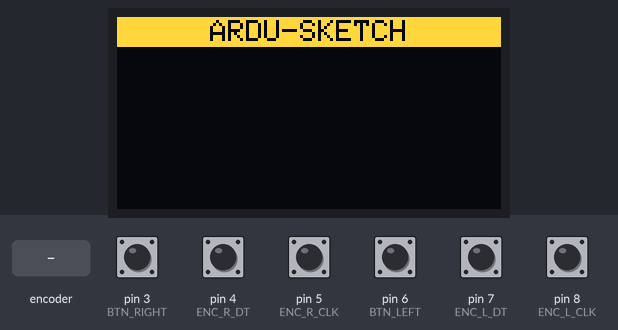
A sketch run on a simulated Arduino Uno, built with avr-gcc and run on an emulated ATmega328P. Shown: 128×64 one-colour display. The test bench sets the inputs (shaded band); at power-on: pin 3 (BTN_RIGHT), pin 4 (ENC_R_DT), pin 5 (ENC_R_CLK), pin 6 (BTN_LEFT), pin 7 (ENC_L_DT), pin 8 (ENC_L_CLK) HIGH. The OLED is the two-colour kind (top 16 rows yellow).

Above: at 1.2 s.
1.3 s: pin 6 (BTN_LEFT) pulled LOW for 0.15 s
At 2.2 s:
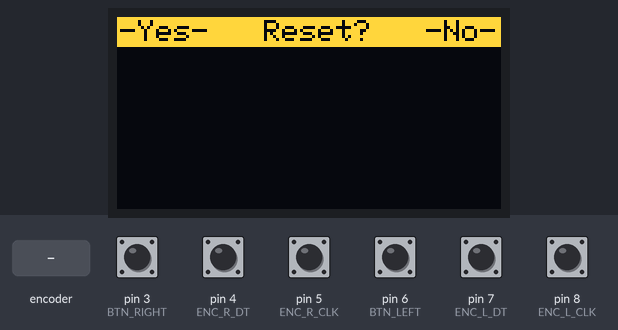
2.9 s: pin 3 (BTN_RIGHT) pulled LOW for 0.15 s
At 3.4 s:
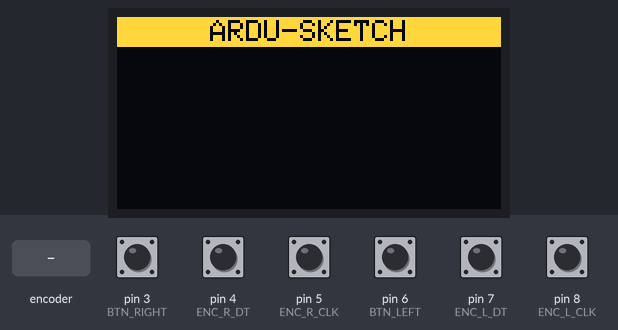
4.5 s: rotary encoder on pin 5 (ENC_R_CLK) / pin 4 (ENC_R_DT) turned 3 steps (first pin leading)
At 6.1 s:
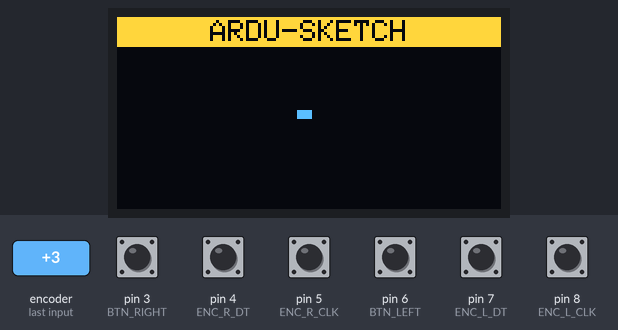
6.6 s: pin 8 (ENC_L_CLK) pulled LOW for 0.15 s
8.2 s: pin 6 (BTN_LEFT) pulled LOW for 1 s
At 8.7 s:
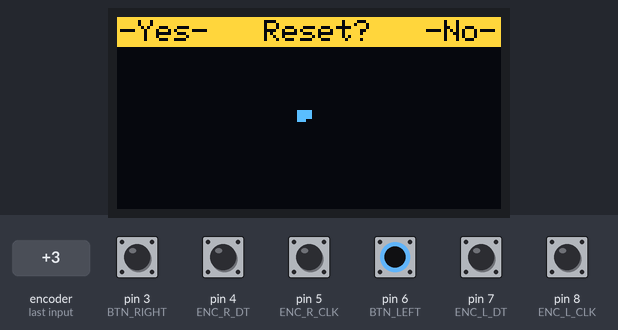
10.7 s: pin 6 (BTN_LEFT) pulled LOW for 0.15 s
At 11.7 s:
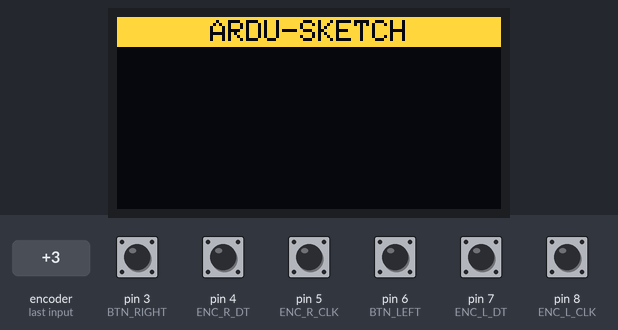
Timing chart, 0 to 13.3 s (numbered marks = the images above; inputs shaded):
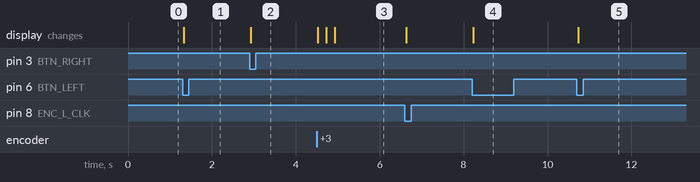

The sketch:

72_Ardu_Sketch.ino
```cpp
// (licence header left out)
#include <Wire.h>
#include <Adafruit_GFX.h>
#include <Adafruit_SSD1306.h>

#define SCREEN_WIDTH 128
#define SCREEN_HEIGHT 64
#define OLED_ADDR 0x3C

Adafruit_SSD1306 display(SCREEN_WIDTH, SCREEN_HEIGHT, &Wire, -1);

// Rotary encoder pins
#define ENC_R_CLK 5
#define ENC_R_DT 4
#define BTN_RIGHT 3

#define ENC_L_CLK 8
#define ENC_L_DT 7
#define BTN_LEFT 6

// Brush thickness
int brushSize = 2;  // Change this to 1, 2, 3, etc.

int x = SCREEN_WIDTH / 2;
int y = SCREEN_HEIGHT / 2;

bool inResetMenu = false;

int lastEncR_CLK = HIGH;
int lastEncL_CLK = HIGH;

void drawHeader(const char* text) {
  display.fillRect(0, 0, SCREEN_WIDTH, 10, SSD1306_WHITE);
  display.setTextColor(SSD1306_BLACK);
  display.setCursor((SCREEN_WIDTH - strlen(text) * 6) / 2, 1);
  display.setTextSize(1);
  display.print(text);
  display.setTextColor(SSD1306_WHITE);
}

void drawBrush(int cx, int cy, int size) {
  int half = size / 2;
  for (int dx = -half; dx <= half; dx++) {
    for (int dy = -half; dy <= half; dy++) {
      int px = constrain(cx + dx, 0, SCREEN_WIDTH - 1);
      int py = constrain(cy + dy, 11, SCREEN_HEIGHT - 1); // avoid header
      display.drawPixel(px, py, SSD1306_WHITE);
    }
  }
}

void setup() {
  pinMode(ENC_R_CLK, INPUT_PULLUP);
  pinMode(ENC_R_DT, INPUT_PULLUP);
  pinMode(ENC_L_CLK, INPUT_PULLUP);
  pinMode(ENC_L_DT, INPUT_PULLUP);
  pinMode(BTN_RIGHT, INPUT_PULLUP);
  pinMode(BTN_LEFT, INPUT_PULLUP);

  display.begin(SSD1306_SWITCHCAPVCC, OLED_ADDR);
  display.clearDisplay();
  drawHeader("ARDU-SKETCH");
  display.display();
}

void loop() {
  static bool prevBtnRight = HIGH;
  static bool prevBtnLeft = HIGH;

  bool btnRight = digitalRead(BTN_RIGHT);
  bool btnLeft = digitalRead(BTN_LEFT);

  if (inResetMenu) {
    if (btnLeft == LOW && prevBtnLeft == HIGH) {
      display.clearDisplay();
      drawHeader("ARDU-SKETCH");
      display.display();
      inResetMenu = false;
      delay(300);
    } else if (btnRight == LOW && prevBtnRight == HIGH) {
      drawHeader("ARDU-SKETCH");
      display.display();
      inResetMenu = false;
      delay(300);
    }
    prevBtnRight = btnRight;
    prevBtnLeft = btnLeft;
    return;
  }

  if (btnLeft == LOW && prevBtnLeft == HIGH) {
    inResetMenu = true;
    drawHeader("-Yes-   Reset?   -No-");
    display.display();
    delay(300);
    prevBtnLeft = btnLeft;
    return;
  }

  int encR_CLK = digitalRead(ENC_R_CLK);
  if (encR_CLK != lastEncR_CLK && encR_CLK == LOW) {
    if (digitalRead(ENC_R_DT) != encR_CLK) {
      x--;
    } else {
      x++;
    }
    x = constrain(x, 0, SCREEN_WIDTH - 1);
    drawBrush(x, y, brushSize);
    display.display();
  }
  lastEncR_CLK = encR_CLK;

  int encL_CLK = digitalRead(ENC_L_CLK);
  if (encL_CLK != lastEncL_CLK && encL_CLK == LOW) {
    if (digitalRead(ENC_L_DT) != encL_CLK) {
      y++;
    } else {
      y--;
    }
    y = constrain(y, 11, SCREEN_HEIGHT - 1);
    drawBrush(x, y, brushSize);
    display.display();
  }
  lastEncL_CLK = encL_CLK;

  prevBtnRight = btnRight;
  prevBtnLeft = btnLeft;
}
```

Measured:
- after the input at 1.3 s, the display: changes at once (image 1)
- after the input at 2.9 s, the display: changes at once (image 2)
- after the input at 4.5 s, the display: first changes at once (image 3 shows a later state)
- after the input at 8.2 s, the display: changes at once (image 4)
- after the input at 10.7 s, the display: changes at once (image 5)
